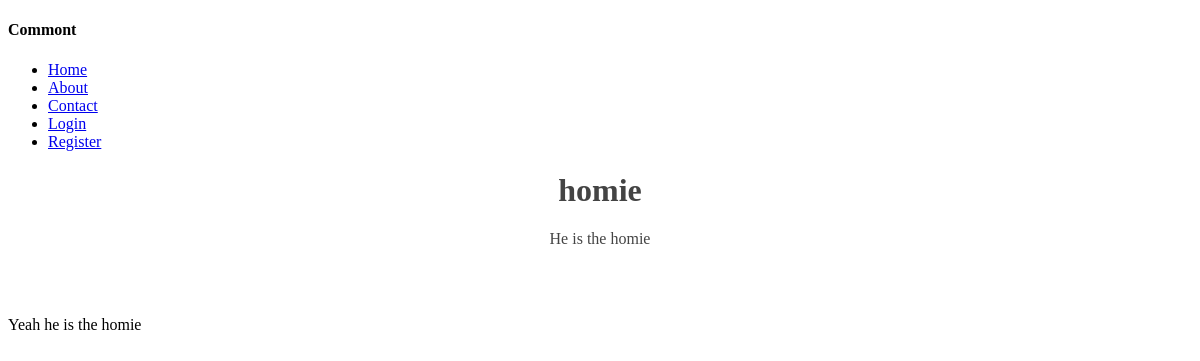
Page /quote/homie/ on the earlier database version.
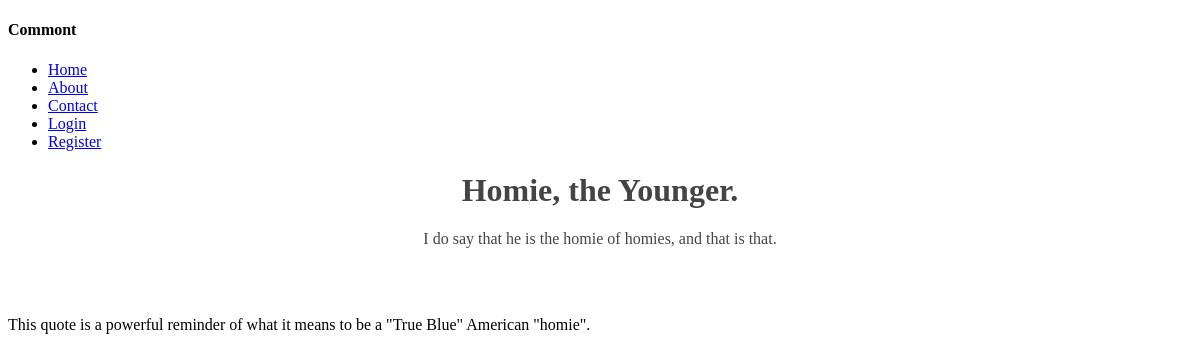
Same page on the later database version.
### collection/models.py (models this page shows)
class Quote(models.Model):
    author = models.CharField(max_length=255)
    text = models.TextField()
    description = models.TextField()
    slug = models.SlugField(unique=True)
    user = models.OneToOneField(User, blank=True, null=True)

### collection/views.py (the view)
# urls.py: url(r'^quote/(?P<slug>[-\w]+)/$', views.quote_detail, name='quote_detail'),
def quote_detail(request, slug):
    quote = Quote.objects.get(slug=slug)
    return render(request, 'quote_detail.html', {
        'quote': quote,
    })

### collection/templates/quote_detail.html (shortened to what this page needs)
{% extends 'layouts/base.html' %}
{% block content %}
    <h1 class="title">{{ quote.author }}</h1>
    <p class="sub-title">{{ quote.text }}</p>
    <br />
    <br />
    <p>{{ quote.description }}</p>
{% endblock %}

Differences in the rows shown:
changed Quote: author "homie" → "Homie, the Younger."; text "He is the homie" → "I do say that he is the homie of homies, and that is that."; description "Yeah he is the homie" → "This quote is a powerful reminder of what it means to be a \"True Blue\" American \"homie\"."
